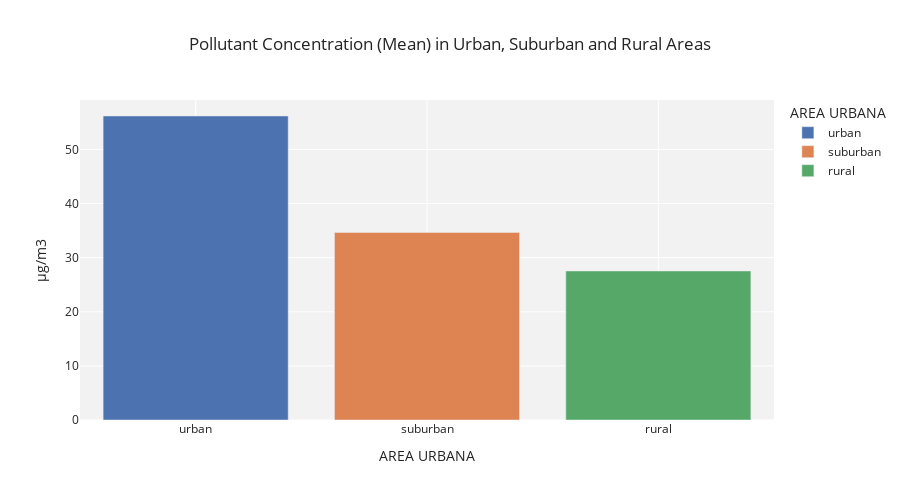

Write notebook code for a chart like this one.
### Code cell
fig = px.bar(df_area, x="AREA URBANA", y="value", color="AREA URBANA", title="Pollutant Concentration (Mean) in Urban, Suburban and Rural Areas")
fig.update_layout({'plot_bgcolor': 'rgba(0,0,0,0.05)', 'height':500})
fig.update_yaxes(title_text='µg/m3', col=1)
fig.show()

### Figure 1 — Plotly figure (JSON) as saved in the notebook; plotly's stock layout.template omitted (floating-point values rounded to 4 significant figures)
{"data": [{"alignmentgroup": "True", "hovertemplate": "AREA URBANA=%{x}<br>value=%{y}<extra></extra>", "legendgroup": "urban", "marker": {"color": "rgb(76,114,176)", "pattern": {"shape": ""}}, "name": "urban", "offsetgroup": "urban", "orientation": "v", "showlegend": true, "textposition": "auto", "type": "bar", "x": ["urban"], "xaxis": "x", "y": [56.18], "yaxis": "y"}, {"alignmentgroup": "True", "hovertemplate": "AREA URBANA=%{x}<br>value=%{y}<extra></extra>", "legendgroup": "suburban", "marker": {"color": "rgb(221,132,82)", "pattern": {"shape": ""}}, "name": "suburban", "offsetgroup": "suburban", "orientation": "v", "showlegend": true, "textposition": "auto", "type": "bar", "x": ["suburban"], "xaxis": "x", "y": [34.66], "yaxis": "y"}, {"alignmentgroup": "True", "hovertemplate": "AREA URBANA=%{x}<br>value=%{y}<extra></extra>", "legendgroup": "rural", "marker": {"color": "rgb(85,168,104)", "pattern": {"shape": ""}}, "name": "rural", "offsetgroup": "rural", "orientation": "v", "showlegend": true, "textposition": "auto", "type": "bar", "x": ["rural"], "xaxis": "x", "y": [27.54], "yaxis": "y"}], "layout": {"barmode": "relative", "height": 500, "legend": {"title": {"text": "AREA URBANA"}, "tracegroupgap": 0}, "plot_bgcolor": "rgba(0,0,0,0.05)", "title": {"text": "Pollutant Concentration (Mean) in Urban, Suburban and Rural Areas"}, "xaxis": {"anchor": "y", "categoryarray": ["urban", "suburban", "rural"], "categoryorder": "array", "domain": [0, 1], "title": {"text": "AREA URBANA"}}, "yaxis": {"anchor": "x", "domain": [0, 1], "title": {"text": "µg/m3"}}}}
